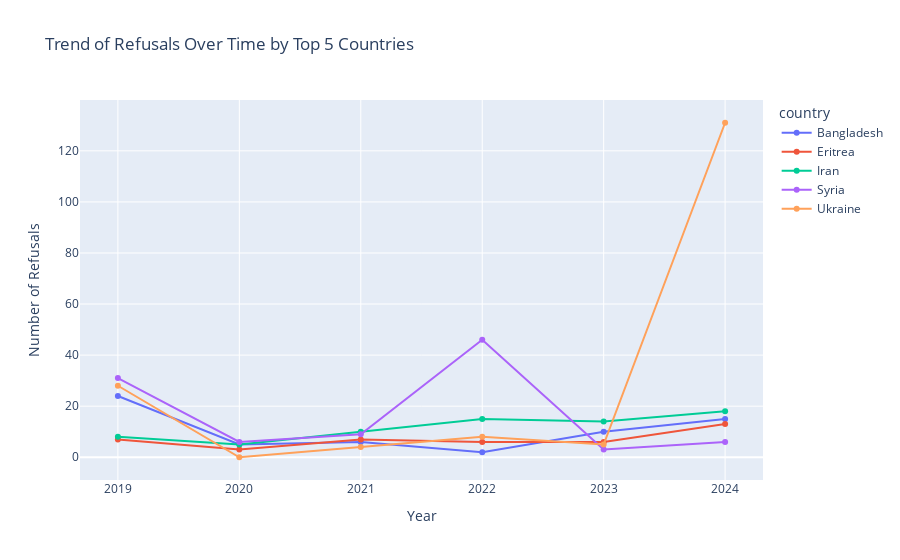

The cell this chart's notebook holds for it:
### Markdown cell above
## Trend of Refusals Over Time by Top 5 Countries

### Code cell
# Summarize total refusals per country per year
df_country_year = df.groupby(["country", "year"])["count"].sum().reset_index()

# Select the top 5 countries with the highest total number of refusals
top_countries_overall = df_country_year.groupby("country")["count"].sum().nlargest(5).index
df_top_country_year = df_country_year[df_country_year["country"].isin(top_countries_overall)]

# Plot line chart of refusal trends over time
fig_country_trend = px.line(
    df_top_country_year,
    x="year",
    y="count",
    color="country",
    markers=True,
    title="Trend of Refusals Over Time by Top 5 Countries",
    labels={"count": "Number of Refusals", "year": "Year"}
)

fig_country_trend.show()

### Figure 1 — Plotly figure (JSON) as saved in the notebook; plotly's stock layout.template omitted (floating-point values rounded to 4 significant figures)
{"data": [{"hovertemplate": "country=Bangladesh<br>Year=%{x}<br>Number of Refusals=%{y}<extra></extra>", "legendgroup": "Bangladesh", "line": {"color": "#636efa", "dash": "solid"}, "marker": {"symbol": "circle"}, "mode": "lines+markers", "name": "Bangladesh", "orientation": "v", "showlegend": true, "type": "scatter", "x": [2019, 2020, 2021, 2022, 2023, 2024], "xaxis": "x", "y": [24, 5, 6, 2, 10, 15], "yaxis": "y"}, {"hovertemplate": "country=Eritrea<br>Year=%{x}<br>Number of Refusals=%{y}<extra></extra>", "legendgroup": "Eritrea", "line": {"color": "#EF553B", "dash": "solid"}, "marker": {"symbol": "circle"}, "mode": "lines+markers", "name": "Eritrea", "orientation": "v", "showlegend": true, "type": "scatter", "x": [2019, 2020, 2021, 2022, 2023, 2024], "xaxis": "x", "y": [7, 3, 7, 6, 6, 13], "yaxis": "y"}, {"hovertemplate": "country=Iran<br>Year=%{x}<br>Number of Refusals=%{y}<extra></extra>", "legendgroup": "Iran", "line": {"color": "#00cc96", "dash": "solid"}, "marker": {"symbol": "circle"}, "mode": "lines+markers", "name": "Iran", "orientation": "v", "showlegend": true, "type": "scatter", "x": [2019, 2020, 2021, 2022, 2023, 2024], "xaxis": "x", "y": [8, 5, 10, 15, 14, 18], "yaxis": "y"}, {"hovertemplate": "country=Syria<br>Year=%{x}<br>Number of Refusals=%{y}<extra></extra>", "legendgroup": "Syria", "line": {"color": "#ab63fa", "dash": "solid"}, "marker": {"symbol": "circle"}, "mode": "lines+markers", "name": "Syria", "orientation": "v", "showlegend": true, "type": "scatter", "x": [2019, 2020, 2021, 2022, 2023, 2024], "xaxis": "x", "y": [31, 6, 9, 46, 3, 6], "yaxis": "y"}, {"hovertemplate": "country=Ukraine<br>Year=%{x}<br>Number of Refusals=%{y}<extra></extra>", "legendgroup": "Ukraine", "line": {"color": "#FFA15A", "dash": "solid"}, "marker": {"symbol": "circle"}, "mode": "lines+markers", "name": "Ukraine", "orientation": "v", "showlegend": true, "type": "scatter", "x": [2019, 2020, 2021, 2022, 2023, 2024], "xaxis": "x", "y": [28, 0, 4, 8, 5, 131], "yaxis": "y"}], "layout": {"legend": {"title": {"text": "country"}, "tracegroupgap": 0}, "title": {"text": "Trend of Refusals Over Time by Top 5 Countries"}, "xaxis": {"anchor": "y", "domain": [0, 1], "title": {"text": "Year"}}, "yaxis": {"anchor": "x", "domain": [0, 1], "title": {"text": "Number of Refusals"}}}}
